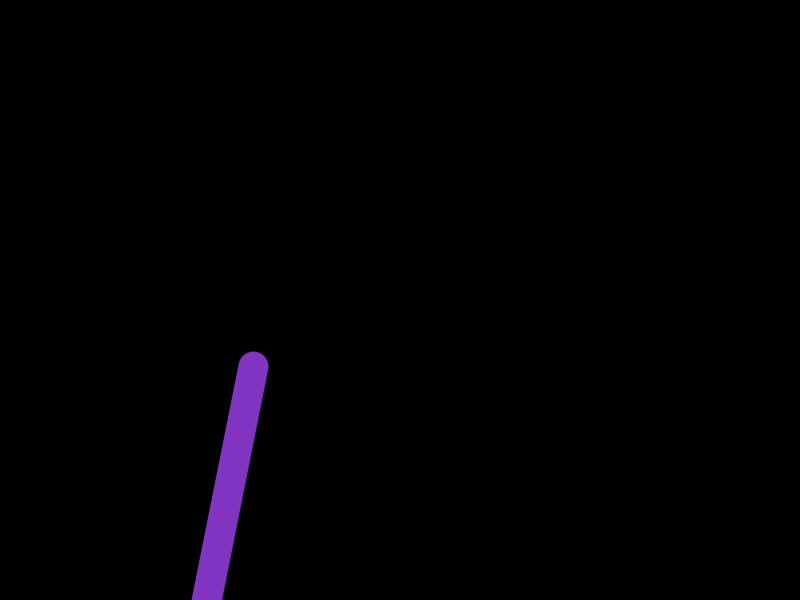
Frame 1 (no input)
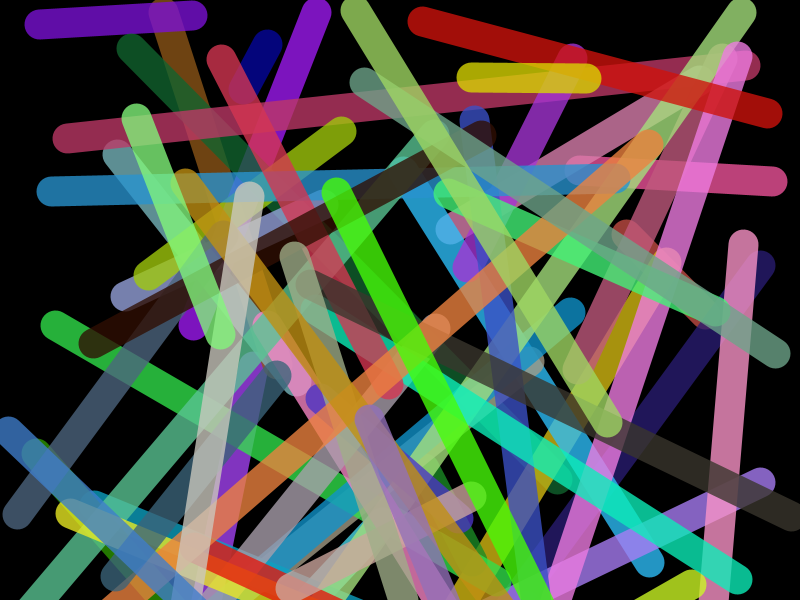
Frame 60 (the mouse pressed at the canvas centre just before this capture)
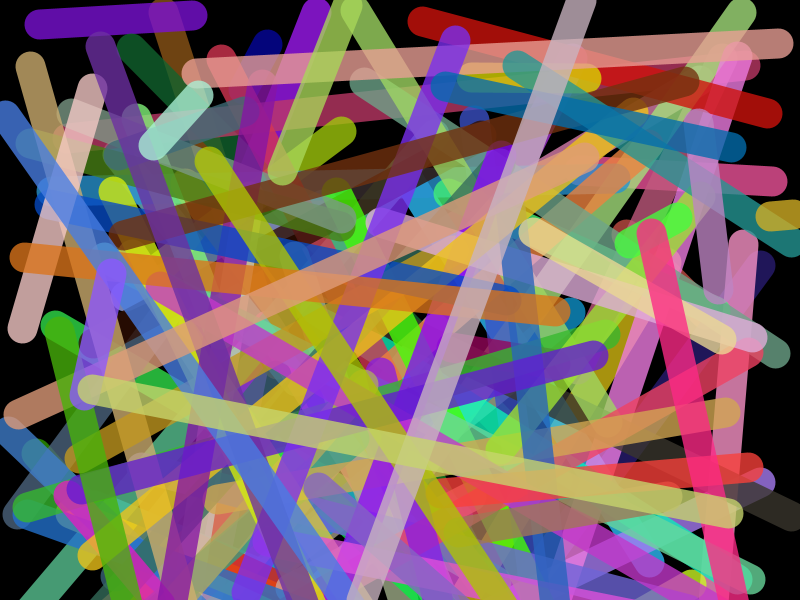
Frame 120 (the mouse held since frame 60 and released just before this capture)

The Processing sketch that drew these frames (run headless with seeded random() and noise(); from frame 60 on, the mouse is pressed at the canvas centre):

// Processing sketch: lines
// ── lines.pde
// 長さ、方向、色のランダムな太い半透明の棒
// 200本で停止
void setup() {
  size(800,600);
  frameRate(10);
  background(0);  
}

void lines() {
  int w = 30;
  int c1 = int(random(256));
  int c2 = int(random(256));
  int c3 = int(random(256));
  int a = int(random(800));
  int b = int(random(800));
  int c = int(random(800));
  int d = int(random(800));
  stroke(c1,c2,c3,200);
  strokeWeight(w);
  line(a,b,c,d);
 }  
int l = 0;
void draw() {
  if (l > 200) {
   exit();
  }
  lines();
  l+=1;
  println(l);
}
